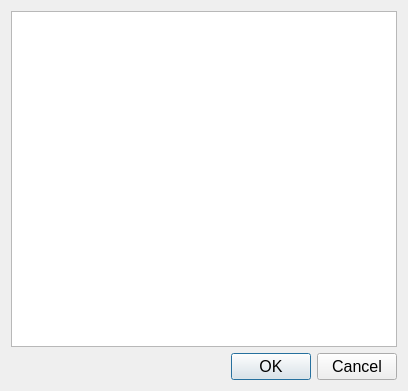
<?xml version="1.0" encoding="UTF-8"?>
<ui version="4.0">
 <class>Dialog</class>
 <widget class="QDialog" name="Dialog">
  <property name="geometry">
   <rect>
    <x>0</x>
    <y>0</y>
    <width>408</width>
    <height>391</height>
   </rect>
  </property>
  <property name="font">
   <font>
    <pointsize>12</pointsize>
   </font>
  </property>
  <property name="windowTitle">
   <string>Выбор данных для графика</string>
  </property>
  <layout class="QVBoxLayout" name="verticalLayout">
   <item>
    <widget class="QListWidget" name="datadrow_listwidget">
     <property name="selectionMode">
      <enum>QAbstractItemView::SelectionMode::MultiSelection</enum>
     </property>
     <property name="viewMode">
      <enum>QListView::ViewMode::ListMode</enum>
     </property>
     <property name="selectionRectVisible">
      <bool>false</bool>
     </property>
    </widget>
   </item>
   <item>
    <widget class="QDialogButtonBox" name="buttonBox">
     <property name="font">
      <font>
       <pointsize>12</pointsize>
      </font>
     </property>
     <property name="orientation">
      <enum>Qt::Orientation::Horizontal</enum>
     </property>
     <property name="standardButtons">
      <set>QDialogButtonBox::StandardButton::Cancel|QDialogButtonBox::StandardButton::Ok</set>
     </property>
    </widget>
   </item>
  </layout>
 </widget>
 <resources/>
 <connections>
  <connection>
   <sender>buttonBox</sender>
   <signal>accepted()</signal>
   <receiver>Dialog</receiver>
   <slot>accept()</slot>
   <hints>
    <hint type="sourcelabel">
     <x>248</x>
     <y>254</y>
    </hint>
    <hint type="destinationlabel">
     <x>157</x>
     <y>274</y>
    </hint>
   </hints>
  </connection>
  <connection>
   <sender>buttonBox</sender>
   <signal>rejected()</signal>
   <receiver>Dialog</receiver>
   <slot>reject()</slot>
   <hints>
    <hint type="sourcelabel">
     <x>316</x>
     <y>260</y>
    </hint>
    <hint type="destinationlabel">
     <x>286</x>
     <y>274</y>
    </hint>
   </hints>
  </connection>
 </connections>
</ui>
